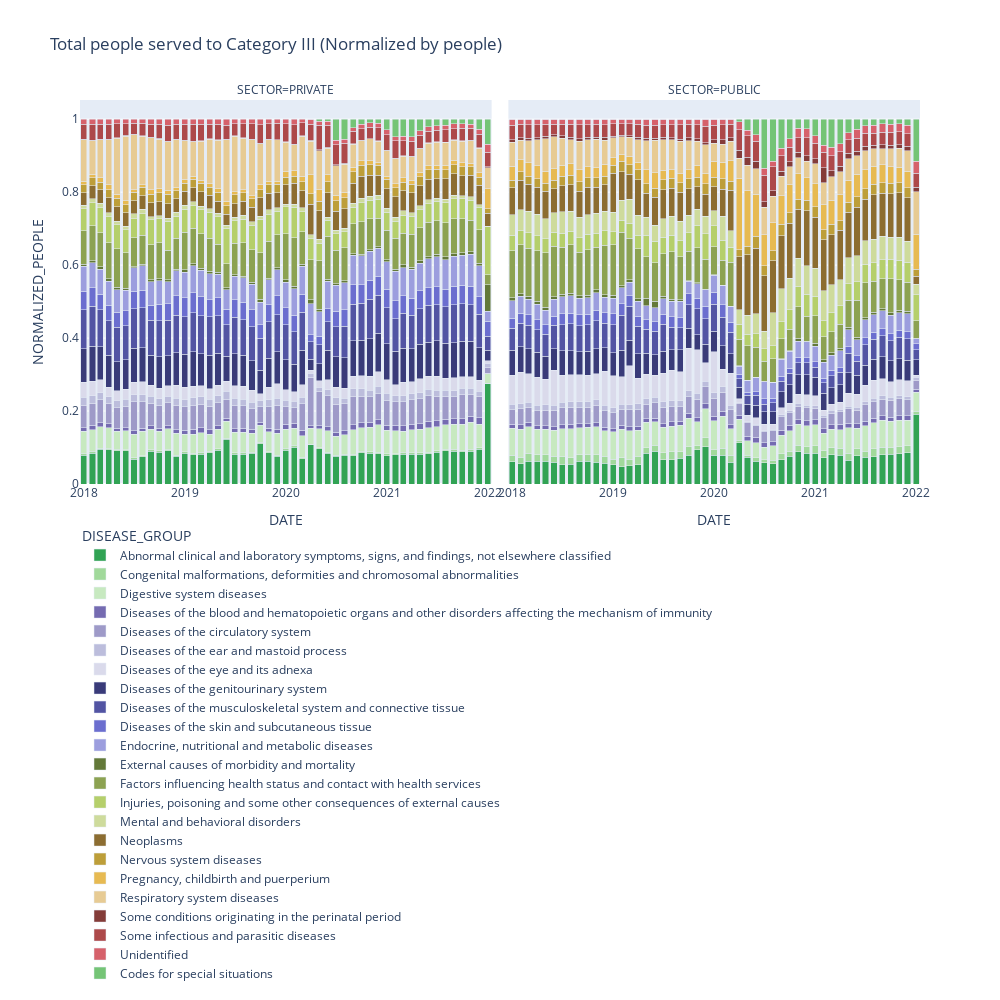

Here is the notebook cell this chart was saved with:
### Markdown cell above
#### Graph to Normalized by people

### Code cell
fig = px.bar(data_temp, 
             x="DATE", 
             y="NORMALIZED_PEOPLE", 
             color="DISEASE_GROUP", 
             barmode="stack", 
             facet_col="SECTOR",
             width=1000, height=1000,
             color_discrete_map = dict_colors,
             title='Total people served to Category ' + CATEGORIA_STUDIO + ' (Normalized by people)',
            )


fig.update_layout(legend=dict(yanchor="top",
                              y=-0.1,
                              xanchor="left",
                              x=0
                             ),
                  showlegend=True
                 )

fig.show()
fig.write_html("figures/Sector_Normalized_People_Cat-"+CATEGORIA_STUDIO+"_bar.html")
